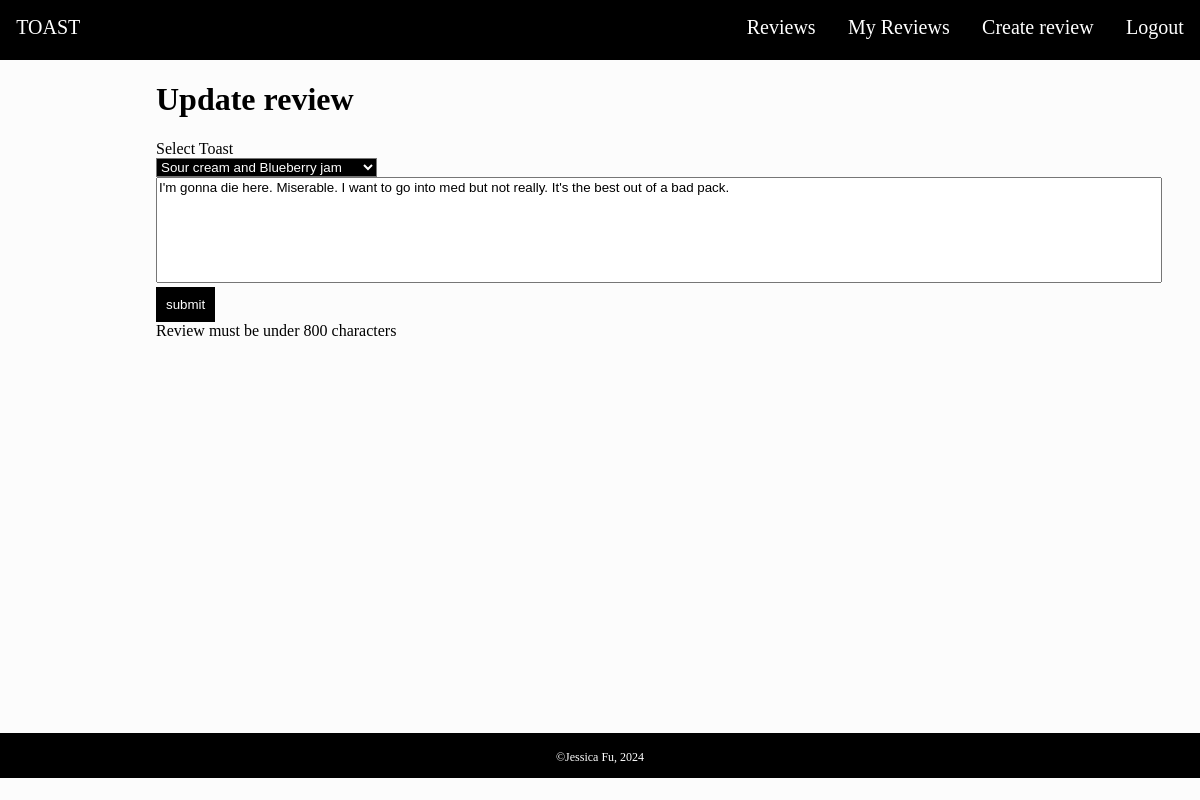
Before: /update_reviews (signed in) with the older database file.
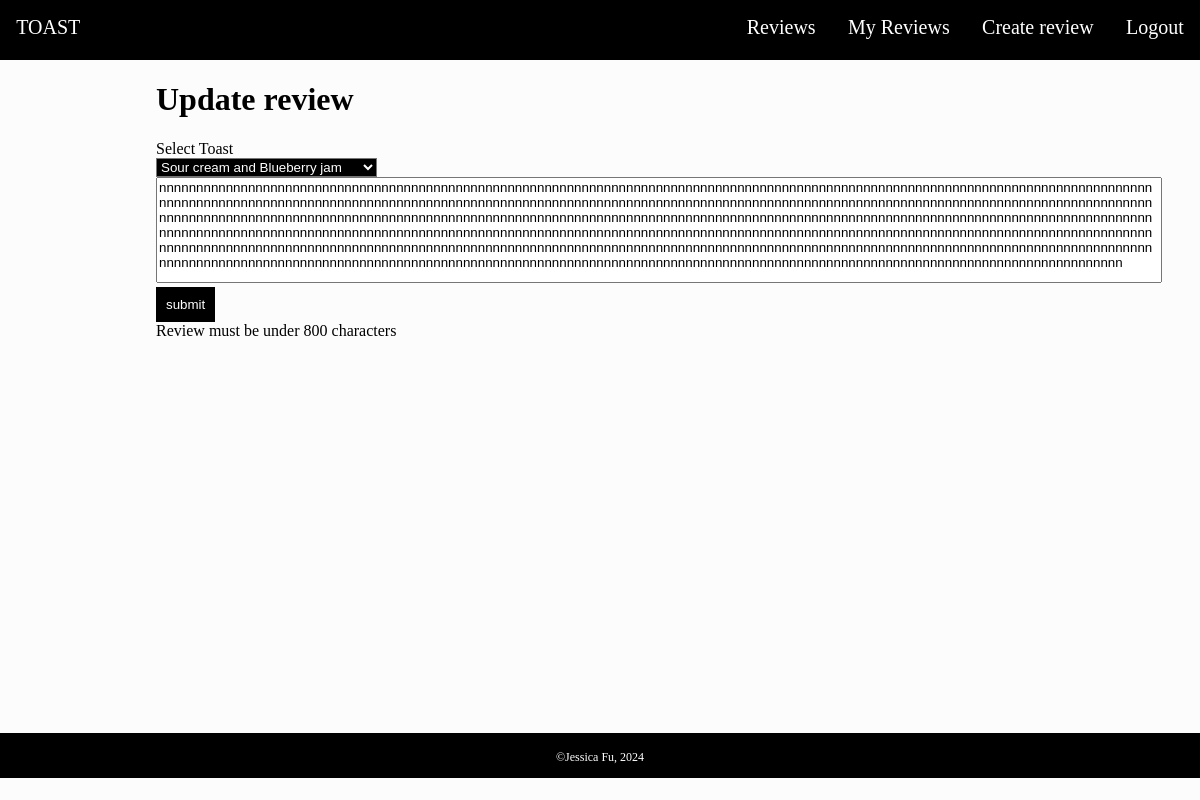
After: the same page with the newer database file.
### tables this page shows
CREATE TABLE Reviews (id INTEGER PRIMARY KEY AUTOINCREMENT, user_id INTEGER REFERENCES Users (id), review TEXT NOT NULL, toast_id INTEGER, approval INTEGER);

### routes.py (the view, shortened to what this page needs)
@app.route('/update_reviews', methods=['GET', 'POST'])
def update_reviews():
    if request.method == 'GET':
        username = session['username']
        query = "SELECT t.id, description, review FROM reviews as r join users as u on r.user_id = u.id join Toast as t on r.toast_id = t.id WHERE u.username = ?"
        toasts = sql_queries(query, 1, (username, ))
        return render_template('update_reviews.html', toasts=toasts)

### routes.py (called while the page is built)
def sql_queries(query, option, data=None):
    connection = sqlite3.connect('toast.db')
    cursor = connection.cursor()
    if data:
        cursor.execute(query, data)
    else:
        cursor.execute(query)
    if option == 0:
        result = cursor.fetchone()
        return result
    elif option == 1:
        result = cursor.fetchall()
        return result
    else:
        connection.commit()
    connection.close()

### templates/update_reviews.html (shortened to what this page needs)
{% extends 'layout.html' %}
{% block main -%}
    <div class="createRevGridContainer">
    <h1 class="updatereviewheading">Update review</h1>
    <form name="Toast Reviewed" method="post">
        <label>Select Toast</label>
        <br>
        <select id="review" name="toast_id" onchange="fetchReview()" class="selecttoast">
            {% for toast in toasts %}
            <option value="{{ toast[0] }}" review="{{ toast[2] }}" SELECTED>{{ toast[1] }}</option>
            {% endfor %}
        </select>
        <br>
        <textarea name="review" id="text" maxlength="800">{{toasts[-1][2]}}</textarea>
        <br>
        <input type="submit" value="submit" class="signupbutton">
        <br>
        Review must be under 800 characters
    </form>
    </div>
{%- endblock %}

Changed rows visible on the page:
removed Reviews: review "I'm gonna die here. Miserable. I want to go into med but not really. It's the best out of a bad pack."
added Reviews: review "nnnnnnnnnnnnnnnnnnnnnnnnnnnnnnnnnnnnnnnnnnnnnnnnnnnnnnnnnnnnnnnnnnnnnnnnnnnnnnnnnnnnnnnnnnnnnnnnnnnnnnnnnnnnnnnnnnnnnnnnnnnnnnnnnnnnnnnnnnnnnnnnnnnnnnnnnnnnnnnnnnnnnnnnnnnnnnnnnnnnnnnnnnnnnnnnnnnnnnnnnnnnnnnnnnnnnnnnnnnnnnnnnnnnnnnnnnnnnnnnnnnnnnnnnnnnnnnnnnnnnnnnnnnnnnnnnnnnnnnnnnnnnnnnnnnnnnnnnnnnnnnnnnnnnnnnnnnnnnnnnnnnnnnnnnnnnnnnnnnnnnnnnnnnnnnnnnnnnnnnnnnnnnnnnnnnnnnnnnnnnnnnnnnnnnnnnnnnnnnnnnnnnnnnnnnnnnnnnnnnnnnnnnnnnnnnnnnnnnnnnnnnnnnnnnnnnnnnnnnnnnnnnnnnnnnnnnnnnnnnnnnnnnnnnnnnnnnnnnnnnnnnnnnnnnnnnnnnnnnnnnnnnnnnnnnnnnnnnnnnnnnnnnnnnnnnnnnnnnnnnnnnnnnnnnnnnnnnnnnnnnnnnnnnnnnnnnnnnnnnnnnnnnnnnnnnnnnnnnnnnnnnnnnnnnnnnnnnnnnnnnnnnnnnnnnnnnnnnnnnnnnnnnnnnnnnnnnnnnnnnnnnnnnnnnnnnnnnnnnn…"
